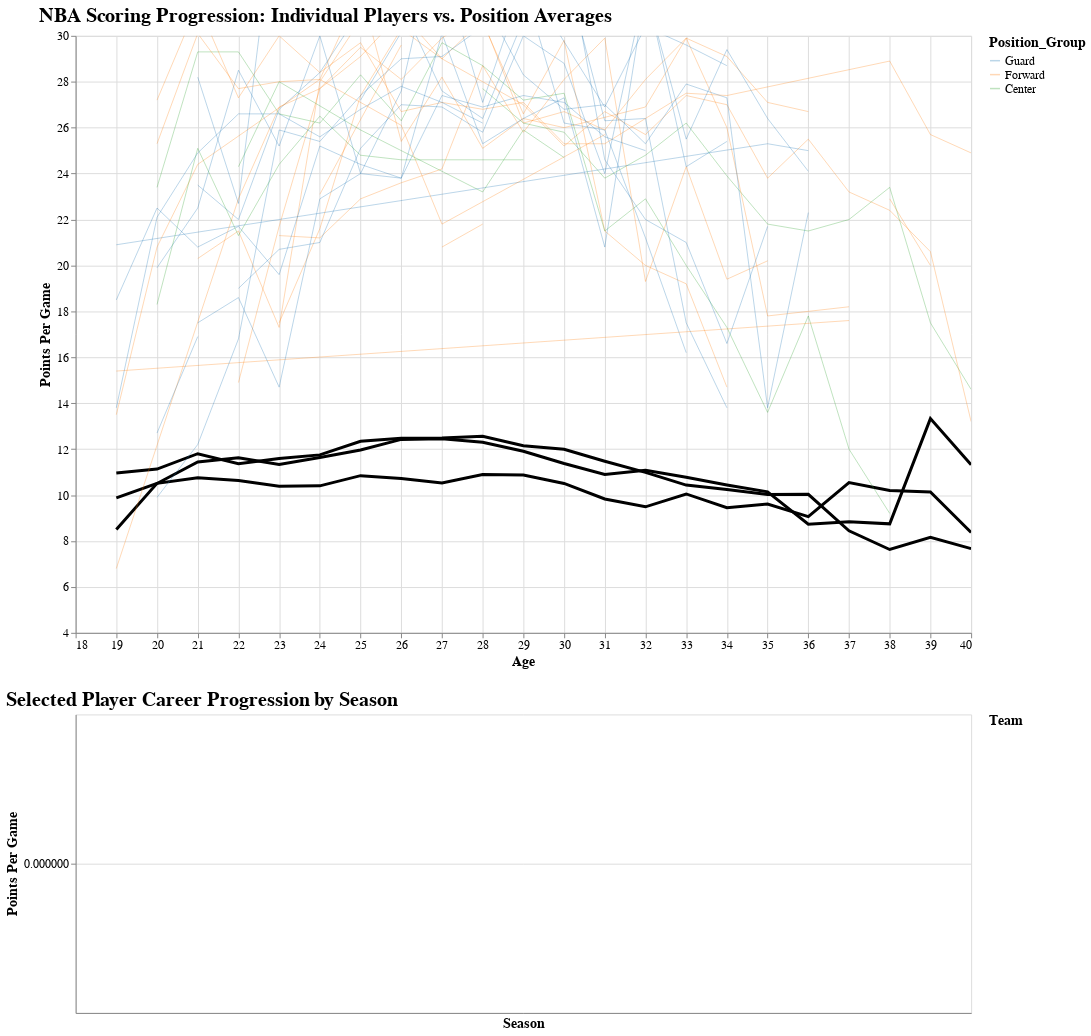

Write notebook code for a chart like this one.
### Code cell
# Set Altair to render larger charts
alt.data_transformers.disable_max_rows()

# First, calculate the average scoring progression by age and position
avg_by_age_pos = data_for_viz.groupby(['Age', 'Position_Group'])['PTS'].mean().reset_index()
avg_by_age_pos.rename(columns={'PTS': 'Avg_PTS'}, inplace=True)

# Now we need to identify players with sufficiently long careers to show trajectories
# We'll count seasons played for each player
player_seasons = data_for_viz.groupby('Player').size().reset_index(name='Seasons_Played')

# Filter for players with careers of at least 10 seasons
long_career_players = player_seasons[player_seasons['Seasons_Played'] >= 10]['Player'].tolist()

# If there are too many long-career players, we can limit to the top 20
if len(long_career_players) > 20:
    # Get career scoring averages to find high-scoring players
    player_career_pts = data_for_viz.groupby('Player')['PTS'].mean().reset_index()
    player_career_pts = player_career_pts[player_career_pts['Player'].isin(long_career_players)]
    player_career_pts = player_career_pts.sort_values('PTS', ascending=False)
    long_career_players = player_career_pts.head(20)['Player'].tolist()

# Print selected players for reference
print(f"Selected {len(long_career_players)} players for trajectory analysis")

# Get data for these players
player_data = data_for_viz[data_for_viz['Player'].isin(long_career_players)].copy()

# Create selectors for position and player
position_options = ['All'] + sorted(data_for_viz['Position_Group'].unique().tolist())
position_param = alt.param(name='Position', value='All',
                          bind=alt.binding_radio(options=position_options, name='Position:'))

player_options = ['None'] + sorted(long_career_players)
player_param = alt.param(name='HighlightPlayer', value='None',
                         bind=alt.binding_select(options=player_options, name='Highlight Player:'))

# Create the base chart with average lines
avg_line = alt.Chart(avg_by_age_pos).mark_line(
    stroke='black',
    strokeWidth=3
).encode(
    x=alt.X('Age:Q', title='Age', scale=alt.Scale(domain=[19, 40])),
    y=alt.Y('Avg_PTS:Q', title='Points Per Game', scale=alt.Scale(domain=[5, 30])),
    color=alt.Color('Position_Group:N', 
                   scale=alt.Scale(domain=['Guard', 'Forward', 'Center'],
                                  range=['#1f77b4', '#ff7f0e', '#2ca02c']))
).transform_filter(
    (alt.datum.Position_Group == position_param) | (position_param == 'All')
)

# Create individual player trajectories
player_lines = alt.Chart(player_data).mark_line(
    opacity=0.3,
    strokeWidth=1
).encode(
    x='Age:Q',
    y='PTS:Q',
    color='Position_Group:N',
    detail='Player:N',  # Each player gets a separate line
    tooltip=['Player', 'Age', 'PTS', 'Season']
).transform_filter(
    (alt.datum.Position_Group == position_param) | (position_param == 'All')
)

# Create highlighted player line
highlight_line = alt.Chart(player_data).mark_line(
    stroke='red',
    strokeWidth=3
).encode(
    x='Age:Q',
    y='PTS:Q',
    tooltip=['Player', 'Age', 'PTS', 'Season']
).transform_filter(
    alt.datum.Player == player_param
).transform_filter(
    player_param != 'None'  # Only show when a player is selected
)

# Add points for the highlighted player
highlight_points = alt.Chart(player_data).mark_circle(
    color='red',
    size=60
).encode(
    x='Age:Q',
    y='PTS:Q',
    tooltip=['Player', 'Age', 'PTS', 'Season', 'Team']
).transform_filter(
    alt.datum.Player == player_param
).transform_filter(
    player_param != 'None'  # Only show when a player is selected
)

# Combine the visualizations
chart = (avg_line + player_lines + highlight_line + highlight_points).properties(
    title='NBA Scoring Progression: Individual Players vs. Position Averages',
    width=900,
    height=600
).add_params(
    position_param,
    player_param
).interactive()

# Create a supplementary chart showing selected player's career in more detail
career_chart = alt.Chart(player_data).mark_line(
    strokeWidth=2,
    stroke='blue'
).encode(
    x=alt.X('Season_Year:O', title='Season'),
    y=alt.Y('PTS:Q', title='Points Per Game'),
    tooltip=['Player', 'Age', 'PTS', 'Season', 'Team']
).transform_filter(
    alt.datum.Player == player_param
).transform_filter(
    player_param != 'None'  # Only show when a player is selected
).properties(
    title='Selected Player Career Progression',
    width=900,
    height=300
)

# Add points to the career chart
career_points = alt.Chart(player_data).mark_circle(
    size=60
).encode(
    x='Season_Year:O',
    y='PTS:Q',
    color='Team:N',  # Color by team to show team changes
    tooltip=['Player', 'Age', 'PTS', 'Season', 'Team']
).transform_filter(
    alt.datum.Player == player_param
).transform_filter(
    player_param != 'None'  # Only show when a player is selected
)

# Combine career charts
full_career_chart = (career_chart + career_points).properties(
    title='Selected Player Career Progression by Season'
)

# Final visualization
final_vis = alt.vconcat(
    chart,
    full_career_chart
).resolve_scale(
    color='independent'  # Independent color scales for each chart
).configure_title(
    fontSize=20,
    font='Arial',
    anchor='start'
).configure_axis(
    labelFontSize=12,
    titleFontSize=14
).configure_legend(
    titleFontSize=14,
    labelFontSize=12
)

# Display the visualization
final_vis

### Figure 1 — Vega-Lite specification as saved in the notebook (floating-point values rounded to 4 significant figures; data arrays with more than 128 entries replaced by an {"elided": "..."} marker saying what was removed)
{"config": {"view": {"continuousWidth": 300, "continuousHeight": 300}, "axis": {"labelFontSize": 12, "titleFontSize": 14}, "legend": {"labelFontSize": 12, "titleFontSize": 14}, "title": {"anchor": "start", "font": "Arial", "fontSize": 20}}, "vconcat": [{"layer": [{"data": {"name": "data-9c2ab6f8297d9ff3ec23f7bc1ef002f3"}, "mark": {"type": "line", "stroke": "black", "strokeWidth": 3}, "encoding": {"color": {"field": "Position_Group", "scale": {"domain": ["Guard", "Forward", "Center"], "range": ["#1f77b4", "#ff7f0e", "#2ca02c"]}, "type": "nominal"}, "x": {"field": "Age", "scale": {"domain": [19, 40]}, "title": "Age", "type": "quantitative"}, "y": {"field": "Avg_PTS", "scale": {"domain": [5, 30]}, "title": "Points Per Game", "type": "quantitative"}}, "name": "view_7", "transform": [{"filter": "((datum.Position_Group === Position) || (Position === 'All'))"}]}, {"data": {"name": "data-a352acb7ad3ba54b397e30ec130bb4f7"}, "mark": {"type": "line", "opacity": 0.3, "strokeWidth": 1}, "encoding": {"color": {"field": "Position_Group", "type": "nominal"}, "detail": {"field": "Player", "type": "nominal"}, "tooltip": [{"field": "Player", "type": "nominal"}, {"field": "Age", "type": "quantitative"}, {"field": "PTS", "type": "quantitative"}, {"field": "Season", "type": "nominal"}], "x": {"field": "Age", "type": "quantitative"}, "y": {"field": "PTS", "type": "quantitative"}}, "transform": [{"filter": "((datum.Position_Group === Position) || (Position === 'All'))"}]}, {"data": {"name": "data-a352acb7ad3ba54b397e30ec130bb4f7"}, "mark": {"type": "line", "stroke": "red", "strokeWidth": 3}, "encoding": {"tooltip": [{"field": "Player", "type": "nominal"}, {"field": "Age", "type": "quantitative"}, {"field": "PTS", "type": "quantitative"}, {"field": "Season", "type": "nominal"}], "x": {"field": "Age", "type": "quantitative"}, "y": {"field": "PTS", "type": "quantitative"}}, "transform": [{"filter": "(datum.Player === HighlightPlayer)"}, {"filter": "(HighlightPlayer !== 'None')"}]}, {"data": {"name": "data-a352acb7ad3ba54b397e30ec130bb4f7"}, "mark": {"type": "circle", "color": "red", "size": 60}, "encoding": {"tooltip": [{"field": "Player", "type": "nominal"}, {"field": "Age", "type": "quantitative"}, {"field": "PTS", "type": "quantitative"}, {"field": "Season", "type": "nominal"}, {"field": "Team", "type": "nominal"}], "x": {"field": "Age", "type": "quantitative"}, "y": {"field": "PTS", "type": "quantitative"}}, "transform": [{"filter": "(datum.Player === HighlightPlayer)"}, {"filter": "(HighlightPlayer !== 'None')"}]}], "height": 600, "title": "NBA Scoring Progression: Individual Players vs. Position Averages", "width": 900}, {"layer": [{"mark": {"type": "line", "stroke": "blue", "strokeWidth": 2}, "encoding": {"tooltip": [{"field": "Player", "type": "nominal"}, {"field": "Age", "type": "quantitative"}, {"field": "PTS", "type": "quantitative"}, {"field": "Season", "type": "nominal"}, {"field": "Team", "type": "nominal"}], "x": {"field": "Season_Year", "title": "Season", "type": "ordinal"}, "y": {"field": "PTS", "title": "Points Per Game", "type": "quantitative"}}, "title": "Selected Player Career Progression", "transform": [{"filter": "(datum.Player === HighlightPlayer)"}, {"filter": "(HighlightPlayer !== 'None')"}]}, {"mark": {"type": "circle", "size": 60}, "encoding": {"color": {"field": "Team", "type": "nominal"}, "tooltip": [{"field": "Player", "type": "nominal"}, {"field": "Age", "type": "quantitative"}, {"field": "PTS", "type": "quantitative"}, {"field": "Season", "type": "nominal"}, {"field": "Team", "type": "nominal"}], "x": {"field": "Season_Year", "type": "ordinal"}, "y": {"field": "PTS", "type": "quantitative"}}, "transform": [{"filter": "(datum.Player === HighlightPlayer)"}, {"filter": "(HighlightPlayer !== 'None')"}]}], "data": {"name": "data-a352acb7ad3ba54b397e30ec130bb4f7"}, "height": 300, "title": "Selected Player Career Progression by Season", "width": 900}], "params": [{"name": "Position", "bind": {"input": "radio", "options": ["All", "Center", "Forward", "Guard"], "name": "Position:"}, "value": "All"}, {"name": "HighlightPlayer", "bind": {"input": "select", "options": ["None", "Adrian Dantley", "Allen Iverson", "Anthony Davis", "Damian Lillard", "Devin Booker", "Dominique Wilkins", "George Gervin", "Giannis Antetokounmpo", "James Harden", "Kareem Abdul-Jabbar", "Karl Malone", "Karl-Anthony Towns", "Kevin Durant", "Kobe Bryant", "Kyrie Irving", "Larry Bird", "LeBron James", "Michael Jordan", "Shaquille O'Neal", "Stephen Curry"], "name": "Highlight Player:"}, "value": "None"}, {"name": "param_7", "select": {"type": "interval", "encodings": ["x", "y"]}, "bind": "scales", "views": ["view_7"]}], "resolve": {"scale": {"color": "independent"}}, "$schema": "https://vega.github.io/schema/vega-lite/v5.20.1.json", "datasets": {"data-9c2ab6f8297d9ff3ec23f7bc1ef002f3": [{"Age": 19.0, "Position_Group": "Center", "Avg_PTS": 8.5}, {"Age": 19.0, "Position_Group": "Forward", "Avg_PTS": 9.874}, {"Age": 19.0, "Position_Group": "Guard", "Avg_PTS": 10.96}, {"Age": 20.0, "Position_Group": "Center", "Avg_PTS": 10.51}, {"Age": 20.0, "Position_Group": "Forward", "Avg_PTS": 10.5}, {"Age": 20.0, "Position_Group": "Guard", "Avg_PTS": 11.13}, {"Age": 21.0, "Position_Group": "Center", "Avg_PTS": 10.76}, {"Age": 21.0, "Position_Group": "Forward", "Avg_PTS": 11.44}, {"Age": 21.0, "Position_Group": "Guard", "Avg_PTS": 11.8}, {"Age": 22.0, "Position_Group": "Center", "Avg_PTS": 10.64}, {"Age": 22.0, "Position_Group": "Forward", "Avg_PTS": 11.62}, {"Age": 22.0, "Position_Group": "Guard", "Avg_PTS": 11.36}, {"Age": 23.0, "Position_Group": "Center", "Avg_PTS": 10.38}, {"Age": 23.0, "Position_Group": "Forward", "Avg_PTS": 11.33}, {"Age": 23.0, "Position_Group": "Guard", "Avg_PTS": 11.59}, {"Age": 24.0, "Position_Group": "Center", "Avg_PTS": 10.4}, {"Age": 24.0, "Position_Group": "Forward", "Avg_PTS": 11.64}, {"Age": 24.0, "Position_Group": "Guard", "Avg_PTS": 11.75}, {"Age": 25.0, "Position_Group": "Center", "Avg_PTS": 10.85}, {"Age": 25.0, "Position_Group": "Forward", "Avg_PTS": 11.96}, {"Age": 25.0, "Position_Group": "Guard", "Avg_PTS": 12.34}, {"Age": 26.0, "Position_Group": "Center", "Avg_PTS": 10.72}, {"Age": 26.0, "Position_Group": "Forward", "Avg_PTS": 12.42}, {"Age": 26.0, "Position_Group": "Guard", "Avg_PTS": 12.47}, {"Age": 27.0, "Position_Group": "Center", "Avg_PTS": 10.53}, {"Age": 27.0, "Position_Group": "Forward", "Avg_PTS": 12.45}, {"Age": 27.0, "Position_Group": "Guard", "Avg_PTS": 12.49}, {"Age": 28.0, "Position_Group": "Center", "Avg_PTS": 10.89}, {"Age": 28.0, "Position_Group": "Forward", "Avg_PTS": 12.3}, {"Age": 28.0, "Position_Group": "Guard", "Avg_PTS": 12.56}, {"Age": 29.0, "Position_Group": "Center", "Avg_PTS": 10.87}, {"Age": 29.0, "Position_Group": "Forward", "Avg_PTS": 11.91}, {"Age": 29.0, "Position_Group": "Guard", "Avg_PTS": 12.15}, {"Age": 30.0, "Position_Group": "Center", "Avg_PTS": 10.5}, {"Age": 30.0, "Position_Group": "Forward", "Avg_PTS": 11.38}, {"Age": 30.0, "Position_Group": "Guard", "Avg_PTS": 11.99}, {"Age": 31.0, "Position_Group": "Center", "Avg_PTS": 9.83}, {"Age": 31.0, "Position_Group": "Forward", "Avg_PTS": 10.9}, {"Age": 31.0, "Position_Group": "Guard", "Avg_PTS": 11.47}, {"Age": 32.0, "Position_Group": "Center", "Avg_PTS": 9.487}, {"Age": 32.0, "Position_Group": "Forward", "Avg_PTS": 11.08}, {"Age": 32.0, "Position_Group": "Guard", "Avg_PTS": 10.99}, {"Age": 33.0, "Position_Group": "Center", "Avg_PTS": 10.05}, {"Age": 33.0, "Position_Group": "Forward", "Avg_PTS": 10.77}, {"Age": 33.0, "Position_Group": "Guard", "Avg_PTS": 10.44}, {"Age": 34.0, "Position_Group": "Center", "Avg_PTS": 9.452}, {"Age": 34.0, "Position_Group": "Forward", "Avg_PTS": 10.44}, {"Age": 34.0, "Position_Group": "Guard", "Avg_PTS": 10.24}, {"Age": 35.0, "Position_Group": "Center", "Avg_PTS": 9.61}, {"Age": 35.0, "Position_Group": "Forward", "Avg_PTS": 10.14}, {"Age": 35.0, "Position_Group": "Guard", "Avg_PTS": 10.03}, {"Age": 36.0, "Position_Group": "Center", "Avg_PTS": 9.058}, {"Age": 36.0, "Position_Group": "Forward", "Avg_PTS": 8.732}, {"Age": 36.0, "Position_Group": "Guard", "Avg_PTS": 10.03}, {"Age": 37.0, "Position_Group": "Center", "Avg_PTS": 10.54}, {"Age": 37.0, "Position_Group": "Forward", "Avg_PTS": 8.832}, {"Age": 37.0, "Position_Group": "Guard", "Avg_PTS": 8.443}, {"Age": 38.0, "Position_Group": "Center", "Avg_PTS": 10.2}, {"Age": 38.0, "Position_Group": "Forward", "Avg_PTS": 8.745}, {"Age": 38.0, "Position_Group": "Guard", "Avg_PTS": 7.629}, {"Age": 39.0, "Position_Group": "Center", "Avg_PTS": 10.13}, {"Age": 39.0, "Position_Group": "Forward", "Avg_PTS": 13.33}, {"Age": 39.0, "Position_Group": "Guard", "Avg_PTS": 8.156}, {"Age": 40.0, "Position_Group": "Center", "Avg_PTS": 8.375}, {"Age": 40.0, "Position_Group": "Forward", "Avg_PTS": 11.32}, {"Age": 40.0, "Position_Group": "Guard", "Avg_PTS": 7.667}], "data-a352acb7ad3ba54b397e30ec130bb4f7": {"elided": "293 records"}}}
